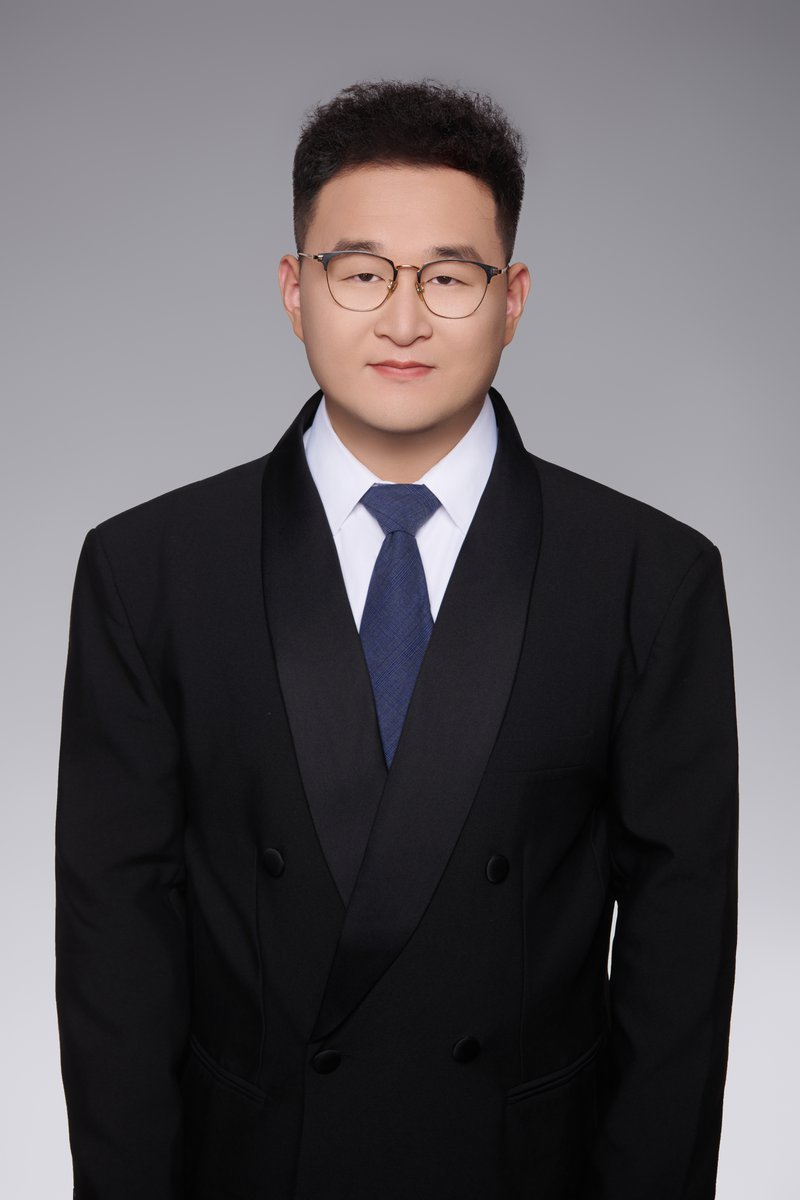
#> input picture images/ZXY-1.jpg, 800 x 1200 px
$ python generate_favicons.py
#> lines starting #> are read from the running program, lines starting #| are printed output that depends on the picture
from PIL import Image
import os

# --- 配置 ---
# 源图片路径
source_image_path = os.path.join('images', 'ZXY-1.jpg')

# 目标图标尺寸和文件名
output_specs = {
    'apple-touch-icon.png': (180, 180),
    'favicon-32x32.png': (32, 32),
    'favicon-16x16.png': (16, 16),
}

# 输出文件夹
output_dir = 'images'

# --- 脚本执行 ---
def generate_favicons():
    # 检查源文件是否存在
    if not os.path.exists(source_image_path):
        print(f"错误：源文件 '{source_image_path}' 不存在。")
        return

    # 确保输出目录存在
    if not os.path.exists(output_dir):
        os.makedirs(output_dir)

    try:
        # 打开源图片
        with Image.open(source_image_path) as img:
#> img is the input picture: PIL image 800x1200 RGB; mean R, G, B 93.5, 89.7, 93.3
            print(f"成功读取源文件: {source_image_path}")

            # 遍历所有需要生成的尺寸
            for filename, size in output_specs.items():
                # 调整图片尺寸
                resized_img = img.resize(size, Image.Resampling.LANCZOS)

                # 构建输出路径
                output_path = os.path.join(output_dir, filename)

                # 保存新生成的图标
                resized_img.save(output_path)
                print(f"成功生成: {output_path} (尺寸: {size[0]}x{size[1]})")
#> this loop made 3 passes
#> pass 1, in generate_favicons, `resized_img = img.resize(size, Image.Resampling.LANCZOS)`:
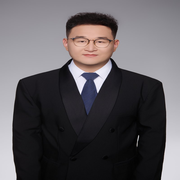
#> resized_img: PIL image 180x180 RGB; mean R, G, B 93.5, 89.7, 93.3
#> pass 2, in generate_favicons, `resized_img = img.resize(size, Image.Resampling.LANCZOS)`:
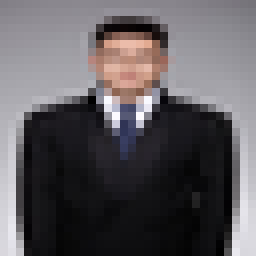
#> resized_img: PIL image 32x32 RGB (shown 8 times larger); mean R, G, B 93.5, 89.7, 93.3
#> pass 3, in generate_favicons, `resized_img = img.resize(size, Image.Resampling.LANCZOS)`:
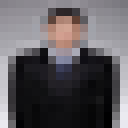
#> resized_img: PIL image 16x16 RGB (shown 8 times larger); mean R, G, B 93.8, 90, 93.7

        print("\n所有 favicon 图标已成功生成！")

    except Exception as e:
        print(f"处理图片时发生错误: {e}")

if __name__ == "__main__":
    generate_favicons()

$ run again, with images/ZXY-2.jpg copied over images/ZXY-1.jpg
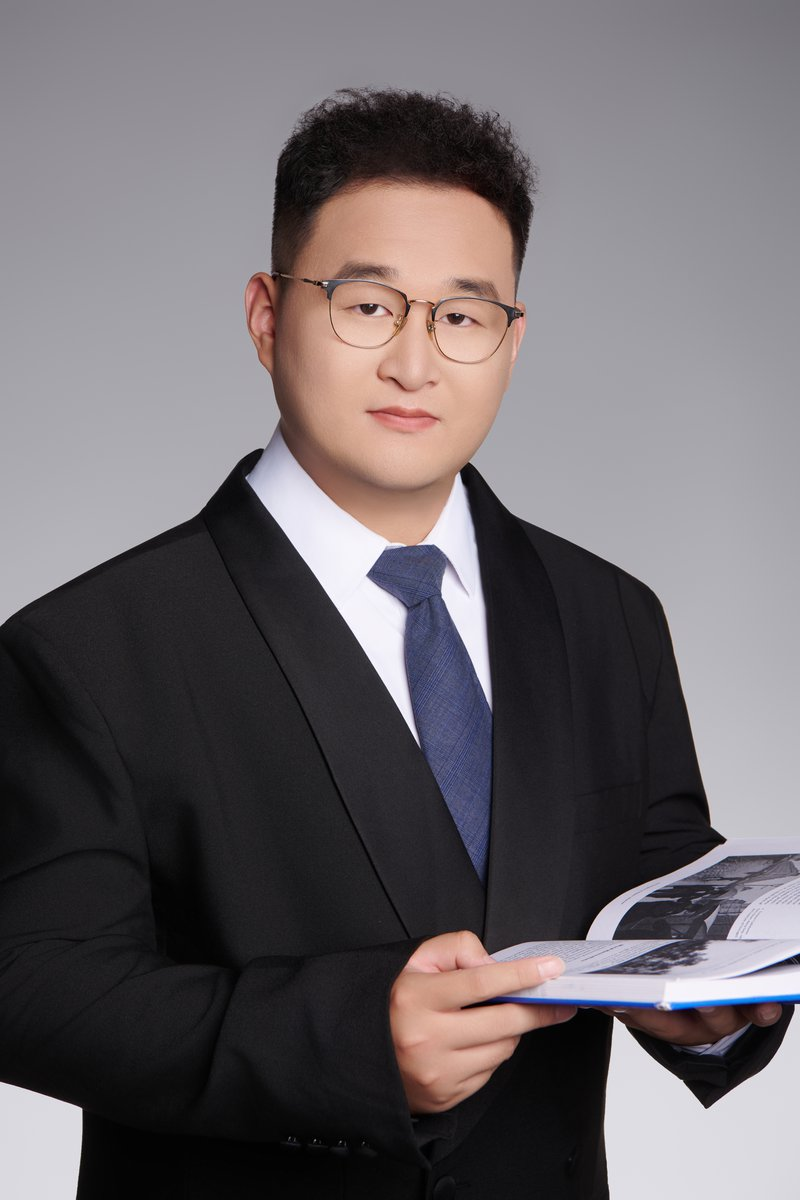
#> input picture images/ZXY-2.jpg, 800 x 1200 px
#> in generate_favicons, img is the input picture: PIL image 800x1200 RGB; mean R, G, B 108.4, 102.6, 106.1
#> the loop in generate_favicons, `for filename, size in output_specs.items():` made 3 passes
#> pass 1, in generate_favicons, `resized_img = img.resize(size, Image.Resampling.LANCZOS)`:
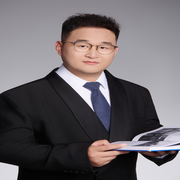
#> resized_img: PIL image 180x180 RGB; mean R, G, B 108.4, 102.6, 106.1
#> pass 3, in generate_favicons, `resized_img = img.resize(size, Image.Resampling.LANCZOS)`:
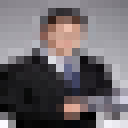
#> resized_img: PIL image 16x16 RGB (shown 8 times larger); mean R, G, B 108.7, 102.8, 106.3

$ run again, with images/ZXY-3.jpg copied over images/ZXY-1.jpg
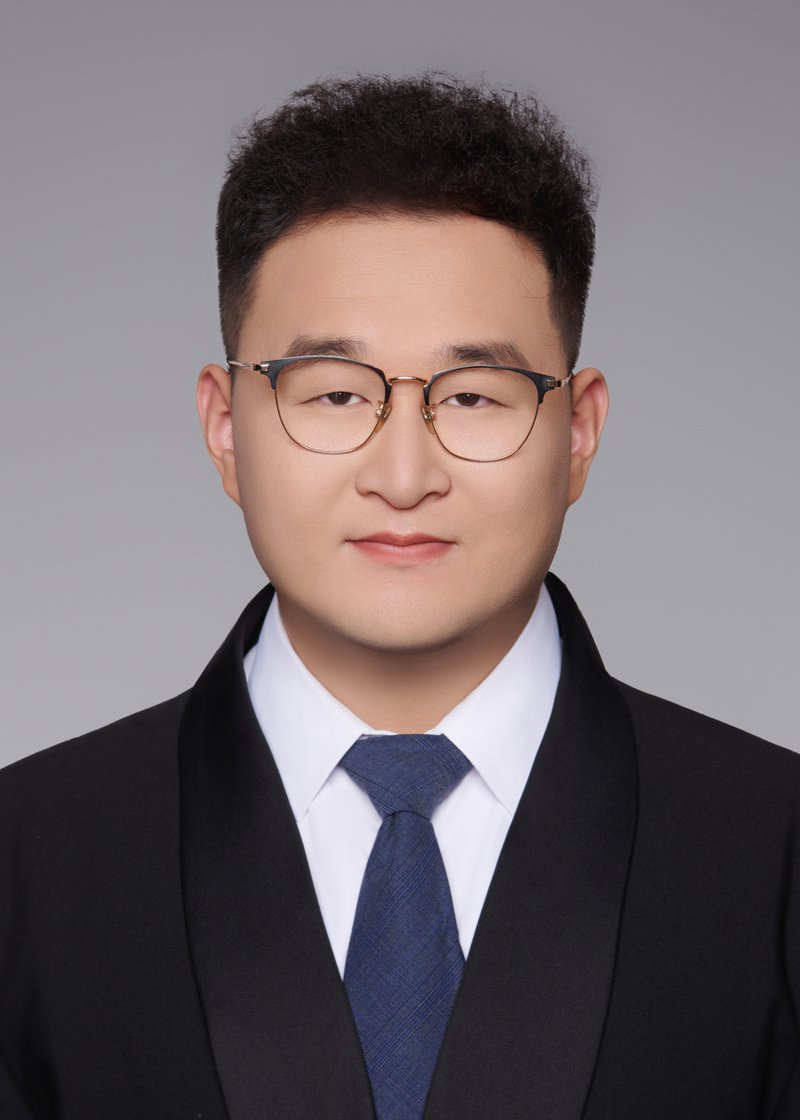
#> input picture images/ZXY-3.jpg, 800 x 1120 px
#> in generate_favicons, img is the input picture: PIL image 800x1120 RGB; mean R, G, B 114.9, 105.6, 108.7
#> the loop in generate_favicons, `for filename, size in output_specs.items():` made 3 passes
#> pass 1, in generate_favicons, `resized_img = img.resize(size, Image.Resampling.LANCZOS)`:
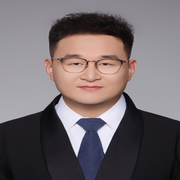
#> resized_img: PIL image 180x180 RGB; mean R, G, B 114.9, 105.6, 108.7
#> pass 3, in generate_favicons, `resized_img = img.resize(size, Image.Resampling.LANCZOS)`:
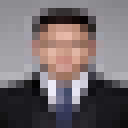
#> resized_img: PIL image 16x16 RGB (shown 8 times larger); mean R, G, B 114.9, 105.6, 108.7
